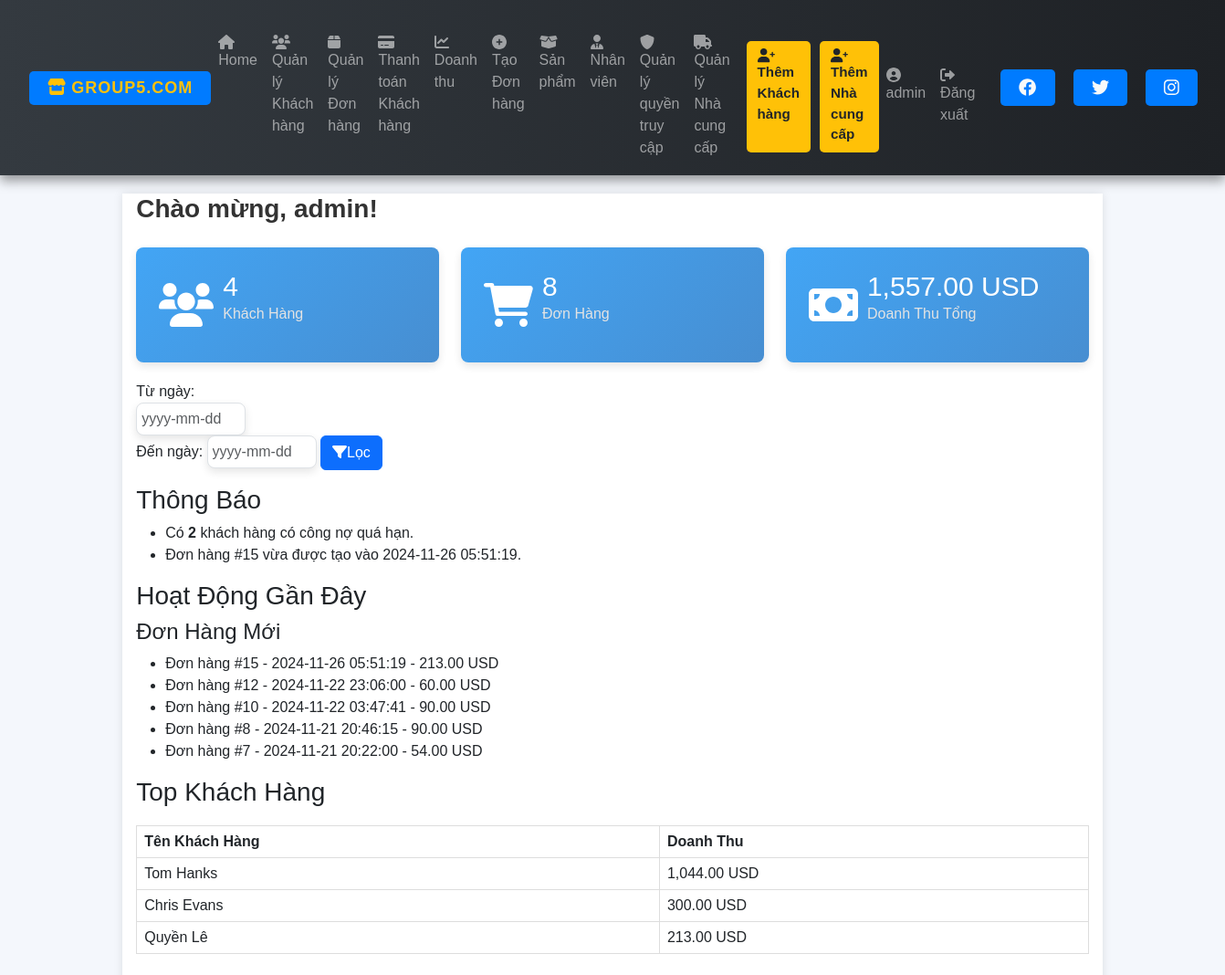
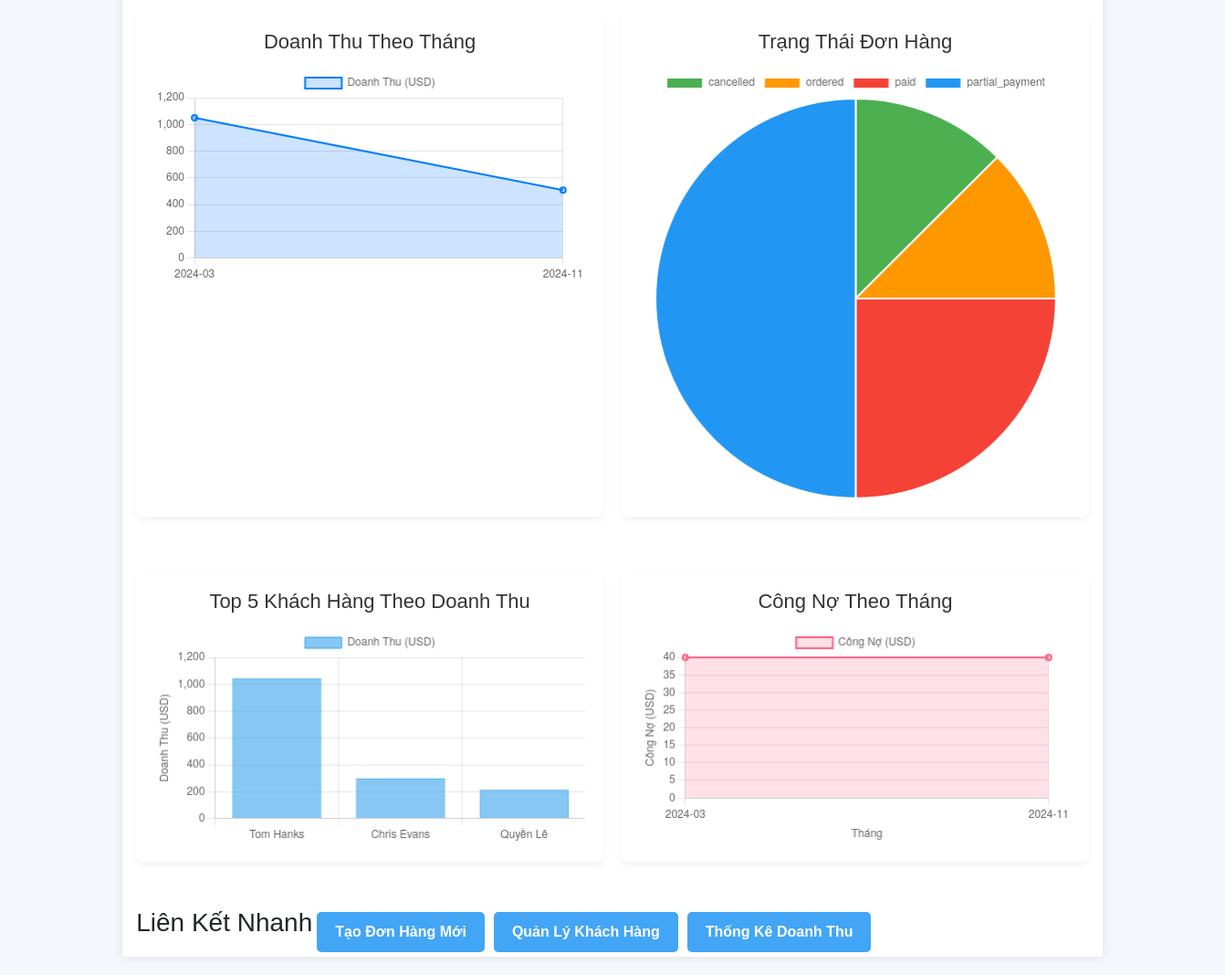
/index.php (signed in), run on an earlier commit of the app's database (2 pictures, top to bottom).
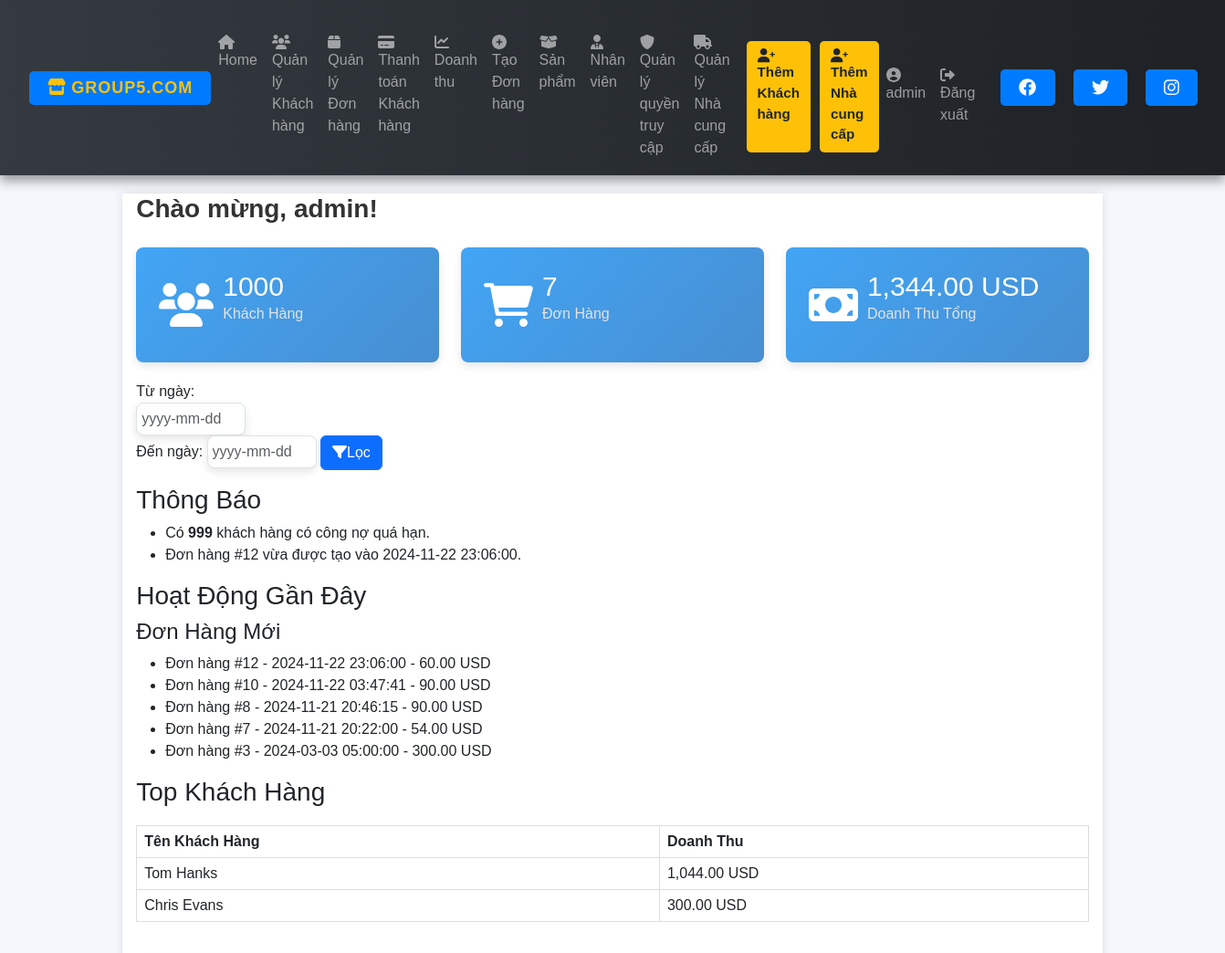
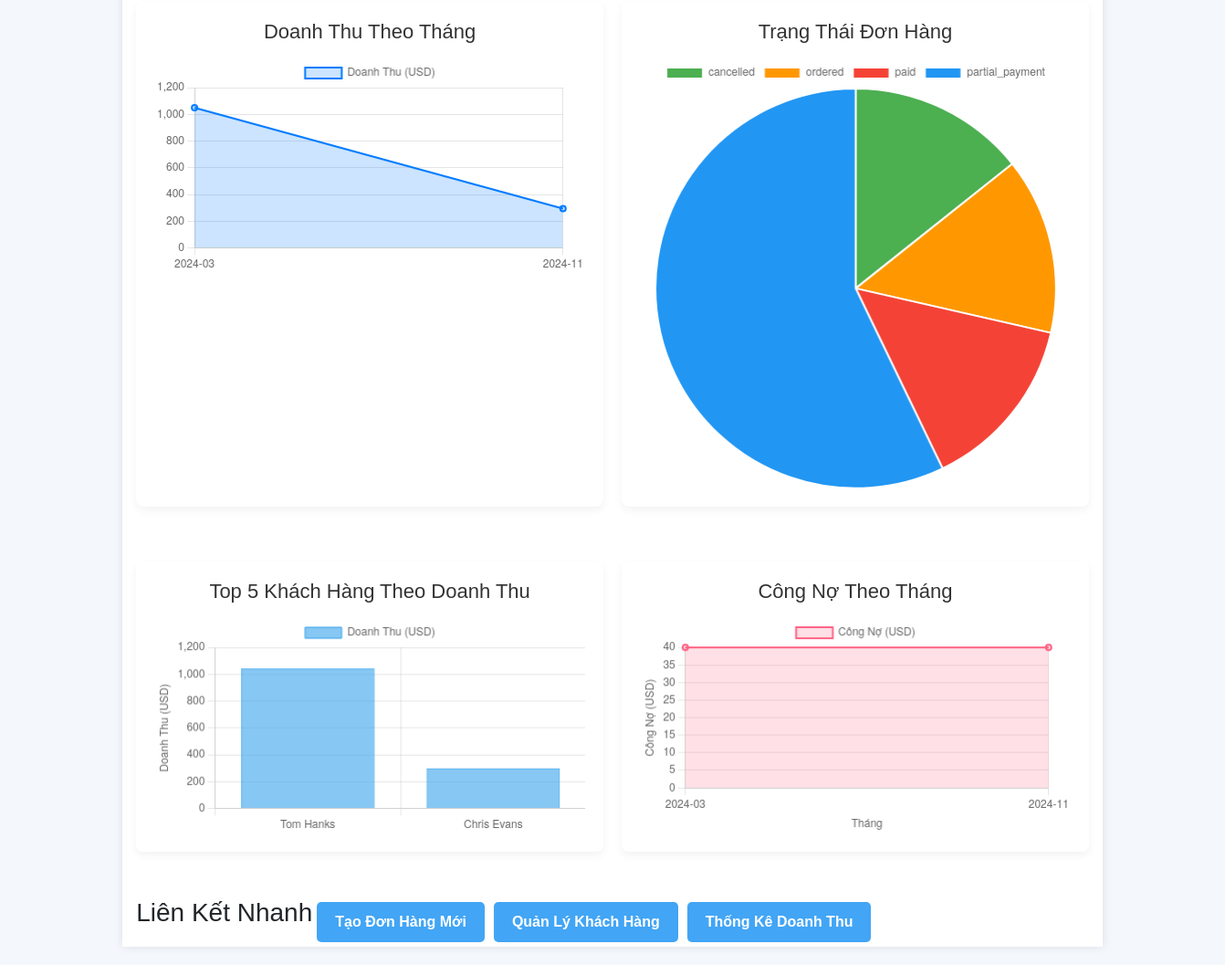
And on a later commit of the database (2 pictures, top to bottom).
### tables this page shows
CREATE TABLE `orders` (
  `OCode` int(11) NOT NULL,
  `TotalPrice` decimal(10,2) DEFAULT NULL,
  `OrderTime` timestamp NOT NULL DEFAULT current_timestamp(),
  `Status` varchar(50) DEFAULT NULL,
  `HandleTime` timestamp NULL DEFAULT NULL,
  `ECode` int(11) DEFAULT NULL,
  `CusId` int(11) DEFAULT NULL,
  `Cancellation_Reason` varchar(255) DEFAULT NULL
);

### index.php (the view, shortened to what the changed rows need)
<?php
require 'connect.php';
include "nav.php";
$customer_count = $conn->query("SELECT COUNT(*) FROM customer")->fetchColumn();
$order_count = $conn->query("SELECT COUNT(*) FROM orders")->fetchColumn();
$total_revenue_query = "SELECT SUM(TotalPrice) FROM orders";
$total_revenue = $conn->query($total_revenue_query)->fetchColumn();
$recent_orders = $conn->query("SELECT * FROM orders ORDER BY OrderTime DESC LIMIT 5")->fetchAll(PDO::FETCH_ASSOC);
$top_customers = $conn->query("
    SELECT Fname, Lname, SUM(TotalPrice) AS revenue
    FROM orders
    JOIN customer ON orders.CusId = customer.CusId
    GROUP BY customer.CusId
    ORDER BY revenue DESC
    LIMIT 5
")->fetchAll(PDO::FETCH_ASSOC);
$overdue_customers_count = $conn->query("
    SELECT COUNT(*)
    FROM customer
    WHERE Dept > 0
")->fetchColumn();
$newest_order = $conn->query("
    SELECT OCode, OrderTime
    FROM orders
    ORDER BY OrderTime DESC
    LIMIT 1
")->fetch(PDO::FETCH_ASSOC);
$newest_order_id = isset($newest_order['OCode']) ? $newest_order['OCode'] : 'N/A';
$newest_order_date = isset($newest_order['OrderTime']) ? $newest_order['OrderTime'] : 'N/A';
?>
<!DOCTYPE html>
<html lang="vi">
<head>
    <link rel="stylesheet" href="https://code.jquery.com/ui/1.12.1/themes/base/jquery-ui.css">
    <link rel="stylesheet" href="https://cdnjs.cloudflare.com/ajax/libs/animate.css/4.1.1/animate.min.css" />
    <link rel="stylesheet" href="https://unpkg.com/aos@2.3.1/dist/aos.css" />
    <link rel="stylesheet" href="https://cdnjs.cloudflare.com/ajax/libs/font-awesome/4.7.0/css/font-awesome.min.css">
    <link rel="stylesheet" href="styles.css">
    <link rel="stylesheet" href="indexs.css">
</head>
<body>
    <div class="container">
        <h1>Chào mừng, <?php echo htmlspecialchars($_SESSION['username']); ?>!</h1>
        <div class="row">
            <div class="col-md-4">
                <div class="stat-card" data-aos="fade-up">
                    <div class="stat-content">
                        <h3><?php echo $customer_count; ?></h3>
                        <p>Khách Hàng</p>
                    </div>
                </div>
            </div>
            <div class="col-md-4">
                <div class="stat-card" data-aos="fade-up">
                    <div class="stat-content">
                        <h3><?php echo $order_count; ?></h3>
                        <p>Đơn Hàng</p>
                    </div>
                </div>
            </div>
            <div class="col-md-4">
                <div class="stat-card" data-aos="fade-up">
                    <div class="stat-content">
                        <h3><?php echo number_format($total_revenue, 2); ?> USD</h3>
                        <p>Doanh Thu Tổng</p>
                    </div>
                </div>
            </div>
        </div>
        <div class="notifications">
            <ul>
                <li>Có <strong><?php echo $overdue_customers_count; ?></strong> khách hàng có công nợ quá hạn.</li>
                <li>Đơn hàng #<?php echo htmlspecialchars($newest_order_id); ?> vừa được tạo vào <?php echo htmlspecialchars($newest_order_date); ?>.</li>
            </ul>
        </div>
        <div class="recent-activity">
            <ul>
                <?php foreach ($recent_orders as $order): ?>
                    <li>Đơn hàng #<?php echo $order['OCode']; ?> - <?php echo htmlspecialchars($order['OrderTime']); ?> - <?php echo number_format($order['TotalPrice'], 2); ?> USD</li>
                <?php endforeach; ?>
            </ul>
        </div>
        <div class="top-customers">
            <table class="table">
                <thead>
                    <tr>
                        <th>Tên Khách Hàng</th>
                        <th>Doanh Thu</th>
                    </tr>
                </thead>
                <tbody>
                    <?php foreach ($top_customers as $customer): ?>
                        <tr>
                            <td><?php echo htmlspecialchars($customer['Fname'] . ' ' . $customer['Lname']); ?></td>
                            <td><?php echo number_format($customer['revenue'], 2); ?> USD</td>
                        </tr>
                    <?php endforeach; ?>
                </tbody>
            </table>
        </div>
        <div class="chart-grid">
            <div class="chart-container" data-aos="fade-up">
                <h3>Doanh Thu Theo Tháng</h3>
                <canvas id="revenueChart"></canvas>
            </div>
            <div class="chart-container" data-aos="fade-up">
                <h3>Trạng Thái Đơn Hàng</h3>
                <canvas id="statusChart"></canvas>
            </div>
            <div class="chart-container" data-aos="fade-up">
                <h3>Top 5 Khách Hàng Theo Doanh Thu</h3>
                <canvas id="topCustomersChart"></canvas>
            </div>
        </div>
    </div>
</body>
</html>

What changed in the data, as far as the page shows it:
removed orders: OCode "15", OrderTime "2024-11-26 05:51:19", TotalPrice "213.00"
now on this page (row unchanged): orders: OCode "3", OrderTime "2024-03-03 05:00:00", TotalPrice "300.00"
Also different on the page:
$customer_count: "4" → "1000"
$order_count: "8" → "7"
$total_revenue: "1,557.00" → "1,344.00"
$overdue_customers_count: "2" → "999"
$newest_order_id: "15" → "12"
$newest_order_date: "2024-11-26 05:51:19" → "2024-11-22 23:06:00"
chart data {{ json_encode($monthly_data) }}: ["1050.00","507.00"] → ["1050.00","294.00"]
chart data {{ json_encode($order_status_counts) }}: [1,1,2,4] → [1,1,1,4]
chart data {{ json_encode($customer_revenue) }}: ["1044.00","300.00","213.00"] → ["1044.00","300.00"]
list line gone: "Quyền Lê 213.00 USD"
